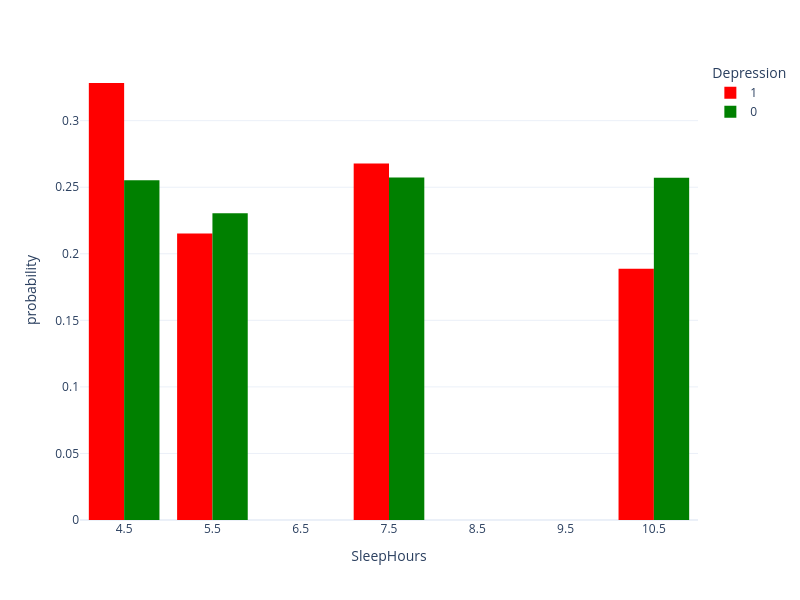

Here is the notebook cell this chart was saved with:
### Code cell
px.histogram(prep_df, x="SleepHours", color="Depression", 
             barmode="group", color_discrete_map={1: "red", 0: "green"},
             histnorm="probability", width=800, height=600)

### Figure 1 — Plotly figure (JSON) as saved in the notebook; plotly's stock layout.template omitted (floating-point values rounded to 4 significant figures; data arrays with more than 128 entries replaced by an {"elided": "..."} marker saying what was removed)
{"data": [{"alignmentgroup": "True", "bingroup": "x", "histnorm": "probability", "hovertemplate": "Depression=1<br>SleepHours=%{x}<br>probability=%{y}<extra></extra>", "legendgroup": "1", "marker": {"color": "red", "pattern": {"shape": ""}}, "name": "1", "offsetgroup": "1", "orientation": "v", "showlegend": true, "type": "histogram", "x": {"elided": "16284 float values"}, "xaxis": "x", "yaxis": "y"}, {"alignmentgroup": "True", "bingroup": "x", "histnorm": "probability", "hovertemplate": "Depression=0<br>SleepHours=%{x}<br>probability=%{y}<extra></extra>", "legendgroup": "0", "marker": {"color": "green", "pattern": {"shape": ""}}, "name": "0", "offsetgroup": "0", "orientation": "v", "showlegend": true, "type": "histogram", "x": {"elided": "11497 float values"}, "xaxis": "x", "yaxis": "y"}], "layout": {"barmode": "group", "height": 600, "legend": {"title": {"text": "Depression"}, "tracegroupgap": 0}, "margin": {"t": 60}, "width": 800, "xaxis": {"anchor": "y", "domain": [0, 1], "title": {"text": "SleepHours"}}, "yaxis": {"anchor": "x", "domain": [0, 1], "title": {"text": "probability"}}}}
